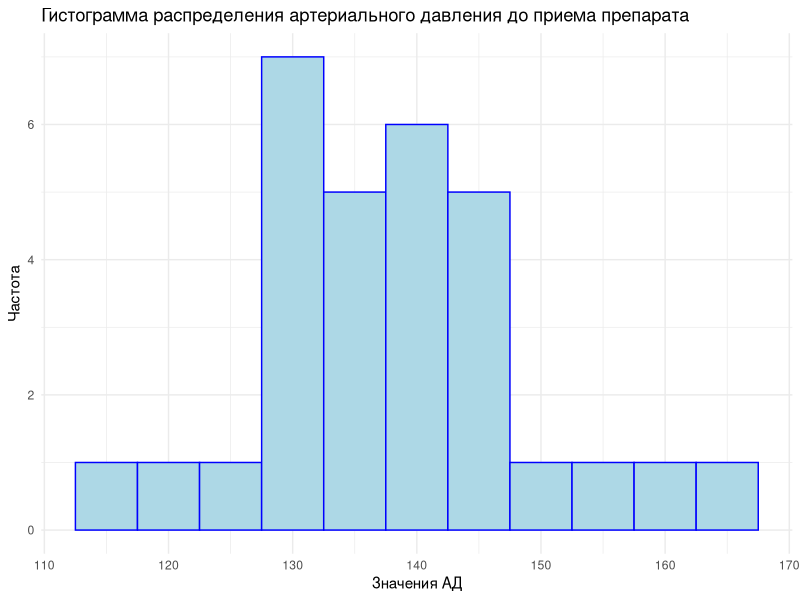
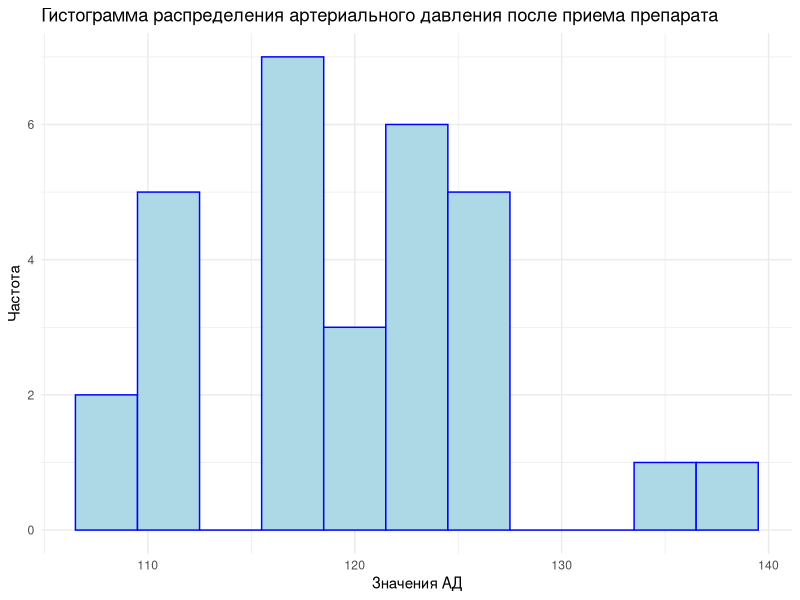
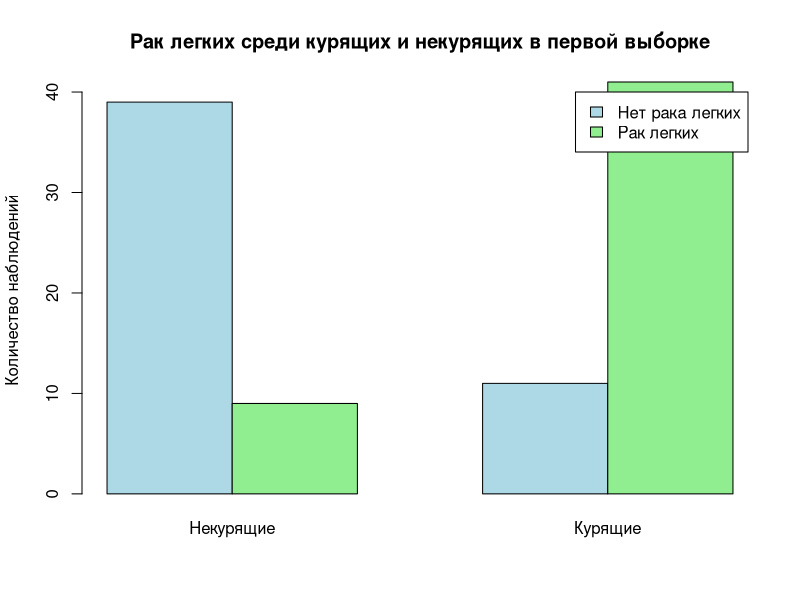
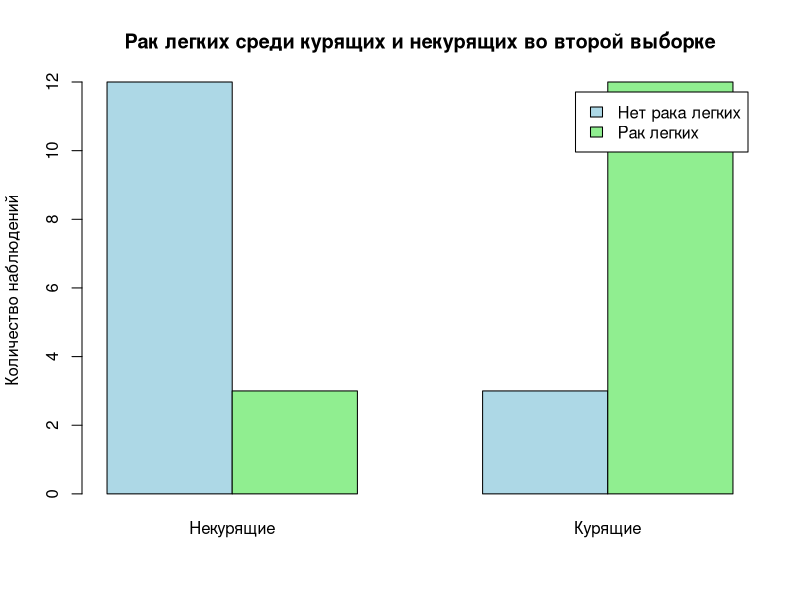
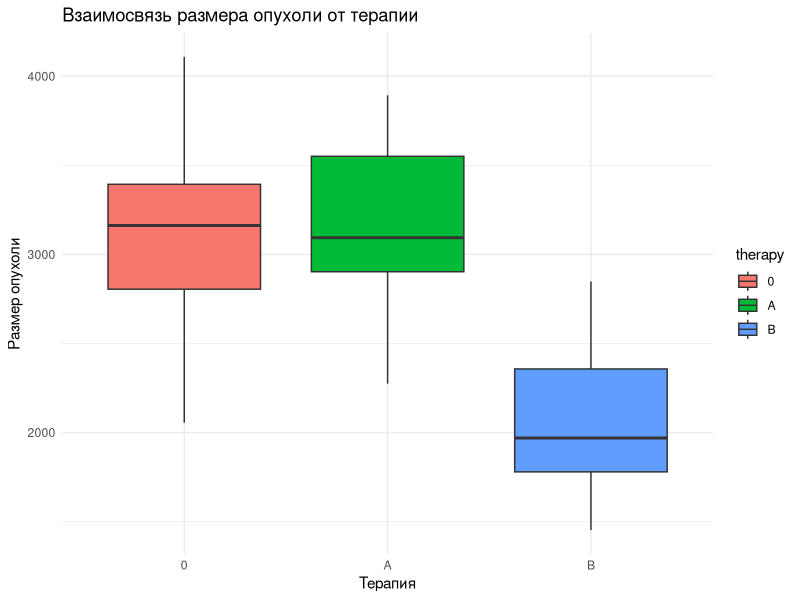
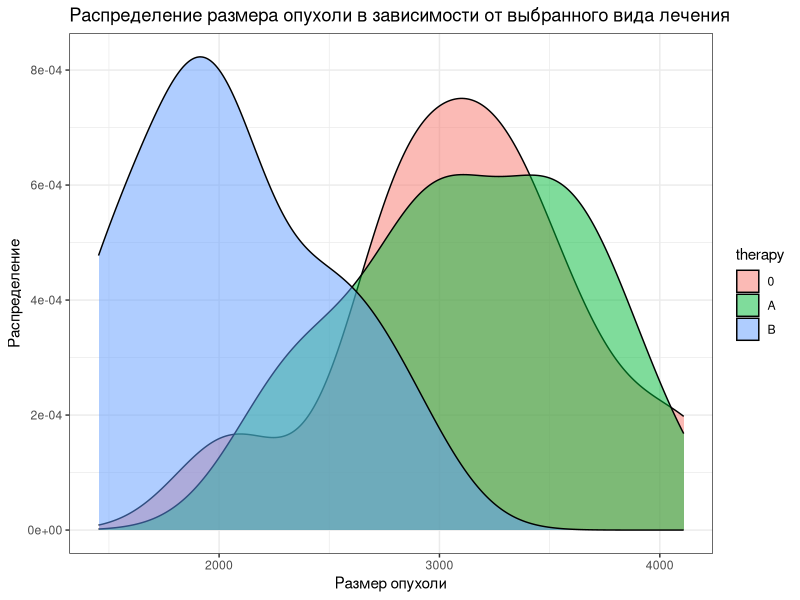

Source code (R) for these figures, in order:
## ---- chunk 1
# Импорт библиотек
library(ggplot2)
library(car)
library(tidyverse)
## ---- chunk 2
# Задаем seed
set.seed(12)

# Задаем размер выборки
sample_size <- 30

# Задаем среднее систолическое артериальное давление до и после приема нового препарата
pres_before_mean <- 140  
pres_after_mean <- 120  

# Задаем стандартное отклоненение в выборке до приема лекарств 
sd_pres_before <- 12

# Генерируем данные из нормального распределения в выборке до приема лекарств
pres_before <- rnorm(sample_size, pres_before_mean, sd_pres_before)

# Стандартное отклонение в выборке после приема лекарств
sd_pres_after <- 8

# Генерируем данные из нормального распределения в выборке после приема лекарств
pres_after <- rnorm(sample_size, pres_after_mean, sd_pres_after)

# Объедение
pressure <- data.frame(Pressure_before = pres_before,Pressure_after = pres_after)

# Проверка результата
head(pressure)
## ---- chunk 3
# Графическое отображение распределения артериального давления до приема препарата
ggplot(pressure, aes(x = Pressure_before)) +
  geom_histogram(binwidth = 5, fill = "lightblue", color = "blue") +
  labs(title = "Гистограмма распределения артериального давления до приема препарата", x = "Значения АД", y = "Частота") +
  theme_minimal()
## ---- chunk 4
# Графическое отображение распределения артериального давления после приема препарата

ggplot(pressure, aes(x = Pressure_after)) +
  geom_histogram(binwidth = 3, fill = "lightblue", color = "blue") +
  labs(title = "Гистограмма распределения артериального давления после приема препарата", x = "Значения АД", y = "Частота") +
  theme_minimal()
## ---- chunk 5
# Тест Шапиро-Уилка на нормальность распределения
# H0 - распределение нормальное
# H1 - распределение отлично от нормального
# alpha = 0.05
shapiro.test(pressure$Pressure_before)
shapiro.test(pressure$Pressure_after)
## ---- chunk 6
# Определяем средние значения для каждой выборки
mean(pressure$Pressure_before)
mean(pressure$Pressure_after)

# Парный t-test
t.test(pressure$Pressure_before, pressure$Pressure_after, paired = TRUE)
## ---- chunk 7
# Расчет критического значения для нормального распределения
alpha = 0.05
qt(1 - alpha/2, df = 29)
## ---- chunk 8
# Задаем размер первой выбороки
sample_size1 <- 100

# Создаем вектор курящих (1) и некурящих (0)
status_smok <- rep(c(1, 0), each = (sample_size1 / 2))

# Генерируем данные с заданной вероятностью для рака легких 
set.seed(13) 
canc_smok <- rbinom((sample_size1 / 2), 1, 0.8)
canc_nonsmok <- rbinom((sample_size1 / 2), 1, 0.2)

# Объединение данных
lung_canc <- c(canc_smok, canc_nonsmok)

# Создаем датафрейм
sample_1 <- data.frame(Smoking = status_smok,
                       lungsCancer = lung_canc)

# Смотрим результат
head(sample_1)
## ---- chunk 9
# Размер второй выбороки
sample_size2 <- 30

# Создаем вектор курящих (1) и некурящих (0)
status_smok_2 <- rep(c(1, 0), each = (sample_size2 / 2))

# Генерируем данные с заданной вероятностью для рака легких
set.seed(1) 
canс_smok_2 <- rbinom((sample_size2 / 2), 1, 0.8)
canc_nonsmok_2 <- rbinom((sample_size2 / 2), 1, 0.2)

# Объединение данных
lung_canc_2 <- c(canс_smok_2, canc_nonsmok_2)

# Создаем датафрейм
sample_2 <- data.frame(Smoking = status_smok_2,
                       lungsCancer = lung_canc_2)

# Проверка
head(sample_2)
## ---- chunk 10
# Построение столбчатой диаграммы для первой выборки
barplot(table(sample_1$Smoking, sample_1$lungsCancer), beside = TRUE,
        col = c("lightblue", "lightgreen"), legend = c("Нет рака легких", "Рак легких"),
        names.arg = c("Некурящие", "Курящие"), main = "Рак легких среди курящих и некурящих в первой выборке",
        ylab = "Количество наблюдений")
## ---- chunk 11
# Построение столбчатой диаграммы для второй выборки
barplot(table(sample_2$Smoking, sample_2$lungsCancer), beside = TRUE,
        col = c("lightblue", "lightgreen"), legend = c("Нет рака легких", "Рак легких"),
        names.arg = c("Некурящие", "Курящие"), main = "Рак легких среди курящих и некурящих во второй выборке",
        ylab = "Количество наблюдений")
## ---- chunk 12
# Проверка гипотез на первой выборке
# Таблица сопряженности для курящих и некурящих
table100 <- table(sample_1$Smoking, sample_1$lungsCancer)

# Применение теста Фишера
# alternative = "greater" - одностороняя гипотеза, в соответствии с формулировкой альтернативной гипотезы
fisher_test_1 <- fisher.test(table100, alternative = "greater")

# Вывод результатов
fisher_test_1
## ---- chunk 13
# Проверка гипотез на второй выборке
# Таблица сопряженности для курящих и некурящих
table30 <- table(sample_2$Smoking, sample_2$lungsCancer)

# Применение теста Фишера
# alternative = "greater" - одностороняя гипотеза, в соответствии с формулировкой альтернативной гипотезы
fisher_test_2 <- fisher.test(table30, alternative = "greater")

# Вывод результатов
fisher_test_2
## ---- chunk 14
library("coin")

# Группа с новым методом лечения СРК
new_treatment <- rnorm(30, mean = 5, sd = 2)

# Группа руппы с диетотерапией СРК
diet <- rnorm(30, mean = 4, sd = 2)
## ---- chunk 15
# Определение уровня значимости
alpha <- 0.05
## ---- chunk 16
# тест Манна-Уитни
result <- wilcox.test(new_treatment, diet, alternative = "two.sided", exact = FALSE)

result
## ---- chunk 17
# Загрузка библиотек
library(tidyverse)
library(broom)

# Генерация датасета
tumor <- tibble(
  therapy = c(rep("0", 10), rep("A", 10), rep("B", 10)),
  value = c(rep(3213, 10), rep(2687, 10), rep(2423, 10))
) %>%
  mutate(therapy = factor(therapy, levels = c("0", "A", "B")))

tumor$value <- tumor$value + rnorm(30, 0, 760)

# Построение на одном графике три «ящика с усами» 
ggplot(tumor, aes(x = therapy, y = value, fill = therapy)) +
  geom_boxplot() +
  labs(title = "Взаимосвязь размера опухоли от терапии", x = "Терапия", y = "Размер опухоли") +
  theme_minimal()
## ---- chunk 18
# Визуальная оценка распределений значений в 3 выборках
tumor %>%
    ggplot(aes(value, fill = therapy)) +
    geom_density(alpha = 0.5) +
    labs(title = "Распределение размера опухоли в зависимости от выбранного вида лечения", x = "Размер опухоли", y = "Распределение") + 
    theme_bw()
## ---- chunk 19
# тест Шапиро-Уилка на опредеение нормальности распределения 
# H0 - распределение нормальное 
# H1 - распределение отлично от нормального 
# alpha = 0.05

shapiro.test(tumor$value[tumor$therapy == 0])
shapiro.test(tumor$value[tumor$therapy == 'A'])
shapiro.test(tumor$value[tumor$therapy == 'B'])
## ---- chunk 20
# дисперсионный анализ Краскела-Уоллиса для непараметрических данных
kruskal_test = kruskal.test(value ~ therapy, data = tumor)
kruskal_test
## ---- chunk 21
# Дисперсионный анализ ANNOVA
annova <- aov(value ~ therapy, data = tumor)
summary(annova)
## ---- chunk 22
# Тест Тьюки
tukey_results <- TukeyHSD(annova, confV.level = 0.95)
print(tukey_results)
